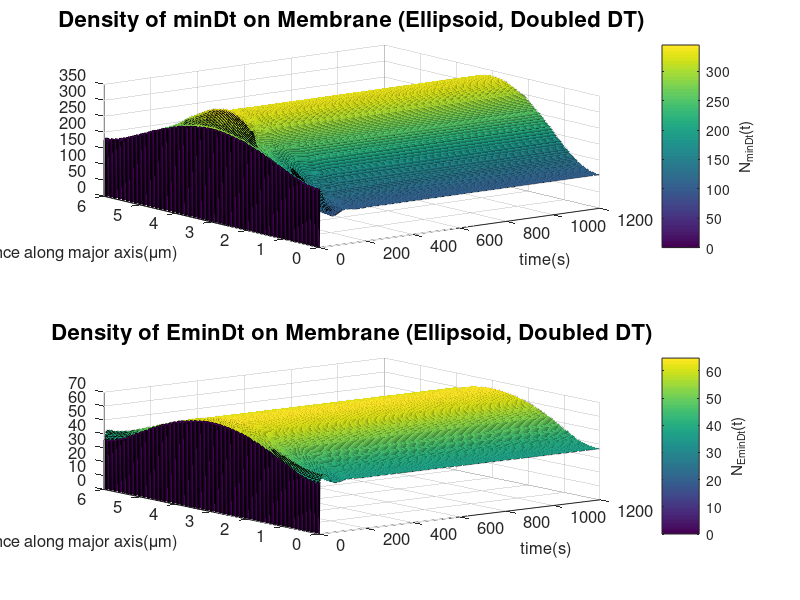

This chart was generated by the following MATLAB code:
%% Reinitialize
clear
clc
close all

%% Import
load('minDt.mat');
load('EminDt.mat');
load('time.mat');
load('distance.mat');

%% Plot
% MinDt Plot
figure(1)
subplot(2,1,1)
surf(time,distance,minDt');
axis([0 1200 0 6]);
set(gca, 'FontSize',12);
xlabel('time(s)', 'FontSize',12);
ylabel('distance along major axis({\mu}m)','FontSize',12);
title('Density of minDt on Membrane (Ellipsoid, Doubled DT)','FontSize',16);
c=colorbar;
ylabel(c,'N_{minDt}(t)');

% EMinDt Plot
subplot(2,1,2)
surf(time,distance,EminDt');
axis([0 1200 0 6]);
set(gca, 'FontSize',12);
xlabel('time(s)', 'FontSize',12);
ylabel('distance along major axis({\mu}m)','FontSize',12);
title('Density of EminDt on Membrane (Ellipsoid, Doubled DT)','FontSize',16);
c=colorbar;
ylabel(c,'N_{EminDt}(t)');